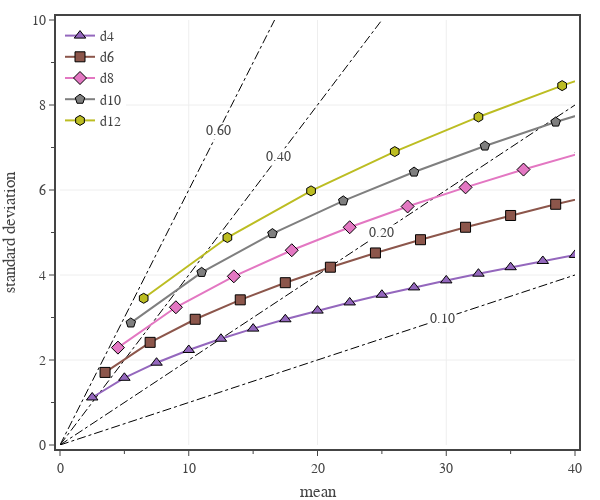

The notebook cell saved with this chart:
### Code cell
# average damage vs variance
# create figure
fig = go.Figure(
    layout=go.Layout(
        template=tfb.FIG_TEMPLATE,
        xaxis=dict(
            title_text='mean',
            range=[0, 40],
            tick0=0, dtick=10,
            minor=dict(tick0=0, dtick=5),
            showspikes=True,
            spikesnap='cursor',
            spikecolor='black', 
            spikethickness=1,
        ),
        yaxis=dict(
            title_text='standard deviation',
            range=[0, 10],
            tick0=0, dtick=2,
            minor=dict(tick0=0, dtick=1),
            showspikes=True,
            spikesnap='cursor',
            spikecolor='black', 
            spikethickness=1,
            #tickformat='0.1f',
        ),
        legend=dict(
            xanchor='left', yanchor='top',
            x=0.00, y=1.00,
            orientation='v',
            tracegroupgap=0,
        ),
    )
)

for cv in [0.1,0.2,0.4,0.6]:
    angle = np.arctan(cv)
    r = [0,15,32,60]
    text = [''] + 2*[f'{cv:.2f}'] + ['']
    b = 10
    a = 40
    rp = (np.array(r)/40)*a*b/np.sqrt((b*np.cos(angle))**2 + (a*np.sin(angle))**2)
    xp = rp*np.cos(angle)
    yp = rp*np.sin(angle)
    fig.add_trace(go.Scatter(
        x=xp, 
        y=yp,
        name=f'CV {cv:.2f}',
        mode='lines+text',
        line=dict(dash='dashdot', color='black', width=1),
        showlegend=False,
        hoverinfo='skip',
    ))
    fig.add_annotation(
        x=xp[2], 
        y=yp[2],
        showarrow=False,
        text=f'{cv:.2f}',
        bgcolor='white',
    )

for d, s in zip([4,6,8,10,12],['triangle-up','square','diamond','pentagon','hexagon']):
    x = []
    y = []
    t = []
    ht = []
    for n in range(1, 20):
        deq = f'{n}d{d}'
        roll = Dice_Roller(deq).value
        x.append(roll.mean())
        y.append(roll.sd())
        t.append(deq)
        ht.append(f'{deq}<br>mean {roll.mean():.2f}<br>std dev {roll.sd():.2f}<br>CV {roll.sd()/roll.mean():.2f}')

    fig.add_trace(go.Scatter(
        #x=np.array(roll.outcomes()), 
        #y=np.array(roll.probabilities()),
        x=x,
        y=y,
        name=f'd{d}',
        mode='markers+lines',
        hoverinfo='text',
        hovertext=ht,
        marker=dict(size=10, symbol=s, line=dict(width=1, color='black')),
    ))

# show figure
fig.update_layout(width=600, height=500)
fig.show(config=tfb.FIG_CONFIG)

# save figures
if SAVEFIGS:
    fig.update_layout(autosize=True, width=None, height=None)
    tfb.save_fig_html(fig, format='large', name=f'./fig-cv-die-sigma-vs-mean-large', style='aspect-ratio:600/500;')
    tfb.save_fig_html(fig, format='small', name=f'./fig-cv-die-sigma-vs-mean-small', style='aspect-ratio:600/500;')

### Figure 1 — Plotly figure (JSON) as saved in the notebook; plotly's stock layout.template omitted (floating-point values rounded to 4 significant figures)
{"data": [{"hoverinfo": "skip", "line": {"color": "black", "dash": "dashdot", "width": 1}, "mode": "lines+text", "name": "CV 0.10", "showlegend": false, "type": "scatter", "x": [0, 13.93, 29.71, 55.71], "y": [0, 1.393, 2.971, 5.571]}, {"hoverinfo": "skip", "line": {"color": "black", "dash": "dashdot", "width": 1}, "mode": "lines+text", "name": "CV 0.20", "showlegend": false, "type": "scatter", "x": [0, 11.71, 24.99, 46.85], "y": [0, 2.343, 4.998, 9.37]}, {"hoverinfo": "skip", "line": {"color": "black", "dash": "dashdot", "width": 1}, "mode": "lines+text", "name": "CV 0.40", "showlegend": false, "type": "scatter", "x": [0, 7.95, 16.96, 31.8], "y": [0, 3.18, 6.784, 12.72]}, {"hoverinfo": "skip", "line": {"color": "black", "dash": "dashdot", "width": 1}, "mode": "lines+text", "name": "CV 0.60", "showlegend": false, "type": "scatter", "x": [0, 5.769, 12.31, 23.08], "y": [0, 3.462, 7.385, 13.85]}, {"hoverinfo": "text", "hovertext": ["1d4<br>mean 2.50<br>std dev 1.12<br>CV 0.45", "2d4<br>mean 5.00<br>std dev 1.58<br>CV 0.32", "3d4<br>mean 7.50<br>std dev 1.94<br>CV 0.26", "4d4<br>mean 10.00<br>std dev 2.24<br>CV 0.22", "5d4<br>mean 12.50<br>std dev 2.50<br>CV 0.20", "6d4<br>mean 15.00<br>std dev 2.74<br>CV 0.18", "7d4<br>mean 17.50<br>std dev 2.96<br>CV 0.17", "8d4<br>mean 20.00<br>std dev 3.16<br>CV 0.16", "9d4<br>mean 22.50<br>std dev 3.35<br>CV 0.15", "10d4<br>mean 25.00<br>std dev 3.54<br>CV 0.14", "11d4<br>mean 27.50<br>std dev 3.71<br>CV 0.13", "12d4<br>mean 30.00<br>std dev 3.87<br>CV 0.13", "13d4<br>mean 32.50<br>std dev 4.03<br>CV 0.12", "14d4<br>mean 35.00<br>std dev 4.18<br>CV 0.12", "15d4<br>mean 37.50<br>std dev 4.33<br>CV 0.12", "16d4<br>mean 40.00<br>std dev 4.47<br>CV 0.11", "17d4<br>mean 42.50<br>std dev 4.61<br>CV 0.11", "18d4<br>mean 45.00<br>std dev 4.74<br>CV 0.11", "19d4<br>mean 47.50<br>std dev 4.87<br>CV 0.10"], "marker": {"line": {"color": "black", "width": 1}, "size": 10, "symbol": "triangle-up"}, "mode": "markers+lines", "name": "d4", "type": "scatter", "x": [2.5, 5, 7.5, 10, 12.5, 15, 17.5, 20, 22.5, 25, 27.5, 30, 32.5, 35, 37.5, 40, 42.5, 45, 47.5], "y": [1.118, 1.581, 1.936, 2.236, 2.5, 2.739, 2.958, 3.162, 3.354, 3.536, 3.708, 3.873, 4.031, 4.183, 4.33, 4.472, 4.61, 4.743, 4.873]}, {"hoverinfo": "text", "hovertext": ["1d6<br>mean 3.50<br>std dev 1.71<br>CV 0.49", "2d6<br>mean 7.00<br>std dev 2.42<br>CV 0.35", "3d6<br>mean 10.50<br>std dev 2.96<br>CV 0.28", "4d6<br>mean 14.00<br>std dev 3.42<br>CV 0.24", "5d6<br>mean 17.50<br>std dev 3.82<br>CV 0.22", "6d6<br>mean 21.00<br>std dev 4.18<br>CV 0.20", "7d6<br>mean 24.50<br>std dev 4.52<br>CV 0.18", "8d6<br>mean 28.00<br>std dev 4.83<br>CV 0.17", "9d6<br>mean 31.50<br>std dev 5.12<br>CV 0.16", "10d6<br>mean 35.00<br>std dev 5.40<br>CV 0.15", "11d6<br>mean 38.50<br>std dev 5.66<br>CV 0.15", "12d6<br>mean 42.00<br>std dev 5.92<br>CV 0.14", "13d6<br>mean 45.50<br>std dev 6.16<br>CV 0.14", "14d6<br>mean 49.00<br>std dev 6.39<br>CV 0.13", "15d6<br>mean 52.50<br>std dev 6.61<br>CV 0.13", "16d6<br>mean 56.00<br>std dev 6.83<br>CV 0.12", "17d6<br>mean 59.50<br>std dev 7.04<br>CV 0.12", "18d6<br>mean 63.00<br>std dev 7.25<br>CV 0.12", "19d6<br>mean 66.50<br>std dev 7.44<br>CV 0.11"], "marker": {"line": {"color": "black", "width": 1}, "size": 10, "symbol": "square"}, "mode": "markers+lines", "name": "d6", "type": "scatter", "x": [3.5, 7, 10.5, 14, 17.5, 21, 24.5, 28, 31.5, 35, 38.5, 42, 45.5, 49, 52.5, 56, 59.5, 63, 66.5], "y": [1.708, 2.415, 2.958, 3.416, 3.819, 4.183, 4.518, 4.83, 5.123, 5.401, 5.664, 5.916, 6.158, 6.39, 6.614, 6.831, 7.042, 7.246, 7.444]}, {"hoverinfo": "text", "hovertext": ["1d8<br>mean 4.50<br>std dev 2.29<br>CV 0.51", "2d8<br>mean 9.00<br>std dev 3.24<br>CV 0.36", "3d8<br>mean 13.50<br>std dev 3.97<br>CV 0.29", "4d8<br>mean 18.00<br>std dev 4.58<br>CV 0.25", "5d8<br>mean 22.50<br>std dev 5.12<br>CV 0.23", "6d8<br>mean 27.00<br>std dev 5.61<br>CV 0.21", "7d8<br>mean 31.50<br>std dev 6.06<br>CV 0.19", "8d8<br>mean 36.00<br>std dev 6.48<br>CV 0.18", "9d8<br>mean 40.50<br>std dev 6.87<br>CV 0.17", "10d8<br>mean 45.00<br>std dev 7.25<br>CV 0.16", "11d8<br>mean 49.50<br>std dev 7.60<br>CV 0.15", "12d8<br>mean 54.00<br>std dev 7.94<br>CV 0.15", "13d8<br>mean 58.50<br>std dev 8.26<br>CV 0.14", "14d8<br>mean 63.00<br>std dev 8.57<br>CV 0.14", "15d8<br>mean 67.50<br>std dev 8.87<br>CV 0.13", "16d8<br>mean 72.00<br>std dev 9.17<br>CV 0.13", "17d8<br>mean 76.50<br>std dev 9.45<br>CV 0.12", "18d8<br>mean 81.00<br>std dev 9.72<br>CV 0.12", "19d8<br>mean 85.50<br>std dev 9.99<br>CV 0.12"], "marker": {"line": {"color": "black", "width": 1}, "size": 10, "symbol": "diamond"}, "mode": "markers+lines", "name": "d8", "type": "scatter", "x": [4.5, 9, 13.5, 18, 22.5, 27, 31.5, 36, 40.5, 45, 49.5, 54, 58.5, 63, 67.5, 72, 76.5, 81, 85.5], "y": [2.291, 3.24, 3.969, 4.583, 5.123, 5.612, 6.062, 6.481, 6.874, 7.246, 7.599, 7.937, 8.261, 8.573, 8.874, 9.165, 9.447, 9.721, 9.987]}, {"hoverinfo": "text", "hovertext": ["1d10<br>mean 5.50<br>std dev 2.87<br>CV 0.52", "2d10<br>mean 11.00<br>std dev 4.06<br>CV 0.37", "3d10<br>mean 16.50<br>std dev 4.97<br>CV 0.30", "4d10<br>mean 22.00<br>std dev 5.74<br>CV 0.26", "5d10<br>mean 27.50<br>std dev 6.42<br>CV 0.23", "6d10<br>mean 33.00<br>std dev 7.04<br>CV 0.21", "7d10<br>mean 38.50<br>std dev 7.60<br>CV 0.20", "8d10<br>mean 44.00<br>std dev 8.12<br>CV 0.18", "9d10<br>mean 49.50<br>std dev 8.62<br>CV 0.17", "10d10<br>mean 55.00<br>std dev 9.08<br>CV 0.17", "11d10<br>mean 60.50<br>std dev 9.53<br>CV 0.16", "12d10<br>mean 66.00<br>std dev 9.95<br>CV 0.15", "13d10<br>mean 71.50<br>std dev 10.36<br>CV 0.14", "14d10<br>mean 77.00<br>std dev 10.75<br>CV 0.14", "15d10<br>mean 82.50<br>std dev 11.12<br>CV 0.13", "16d10<br>mean 88.00<br>std dev 11.49<br>CV 0.13", "17d10<br>mean 93.50<br>std dev 11.84<br>CV 0.13", "18d10<br>mean 99.00<br>std dev 12.19<br>CV 0.12", "19d10<br>mean 104.50<br>std dev 12.52<br>CV 0.12"], "marker": {"line": {"color": "black", "width": 1}, "size": 10, "symbol": "pentagon"}, "mode": "markers+lines", "name": "d10", "type": "scatter", "x": [5.5, 11, 16.5, 22, 27.5, 33, 38.5, 44, 49.5, 55, 60.5, 66, 71.5, 77, 82.5, 88, 93.5, 99, 104.5], "y": [2.872, 4.062, 4.975, 5.745, 6.423, 7.036, 7.599, 8.124, 8.617, 9.083, 9.526, 9.95, 10.36, 10.75, 11.12, 11.49, 11.84, 12.19, 12.52]}, {"hoverinfo": "text", "hovertext": ["1d12<br>mean 6.50<br>std dev 3.45<br>CV 0.53", "2d12<br>mean 13.00<br>std dev 4.88<br>CV 0.38", "3d12<br>mean 19.50<br>std dev 5.98<br>CV 0.31", "4d12<br>mean 26.00<br>std dev 6.90<br>CV 0.27", "5d12<br>mean 32.50<br>std dev 7.72<br>CV 0.24", "6d12<br>mean 39.00<br>std dev 8.46<br>CV 0.22", "7d12<br>mean 45.50<br>std dev 9.13<br>CV 0.20", "8d12<br>mean 52.00<br>std dev 9.76<br>CV 0.19", "9d12<br>mean 58.50<br>std dev 10.36<br>CV 0.18", "10d12<br>mean 65.00<br>std dev 10.92<br>CV 0.17", "11d12<br>mean 71.50<br>std dev 11.45<br>CV 0.16", "12d12<br>mean 78.00<br>std dev 11.96<br>CV 0.15", "13d12<br>mean 84.50<br>std dev 12.45<br>CV 0.15", "14d12<br>mean 91.00<br>std dev 12.92<br>CV 0.14", "15d12<br>mean 97.50<br>std dev 13.37<br>CV 0.14", "16d12<br>mean 104.00<br>std dev 13.81<br>CV 0.13", "17d12<br>mean 110.50<br>std dev 14.23<br>CV 0.13", "18d12<br>mean 117.00<br>std dev 14.65<br>CV 0.13", "19d12<br>mean 123.50<br>std dev 15.05<br>CV 0.12"], "marker": {"line": {"color": "black", "width": 1}, "size": 10, "symbol": "hexagon"}, "mode": "markers+lines", "name": "d12", "type": "scatter", "x": [6.5, 13, 19.5, 26, 32.5, 39, 45.5, 52, 58.5, 65, 71.5, 78, 84.5, 91, 97.5, 104, 110.5, 117, 123.5], "y": [3.452, 4.882, 5.979, 6.904, 7.719, 8.456, 9.133, 9.764, 10.36, 10.92, 11.45, 11.96, 12.45, 12.92, 13.37, 13.81, 14.23, 14.65, 15.05]}], "layout": {"annotations": [{"bgcolor": "white", "showarrow": false, "text": "0.10", "x": 29.71, "y": 2.971}, {"bgcolor": "white", "showarrow": false, "text": "0.20", "x": 24.99, "y": 4.998}, {"bgcolor": "white", "showarrow": false, "text": "0.40", "x": 16.96, "y": 6.784}, {"bgcolor": "white", "showarrow": false, "text": "0.60", "x": 12.31, "y": 7.385}], "height": 500, "legend": {"orientation": "v", "tracegroupgap": 0, "x": 0, "xanchor": "left", "y": 1, "yanchor": "top"}, "width": 600, "xaxis": {"dtick": 10, "minor": {"dtick": 5, "tick0": 0}, "range": [0, 40], "showspikes": true, "spikecolor": "black", "spikesnap": "cursor", "spikethickness": 1, "tick0": 0, "title": {"text": "mean"}}, "yaxis": {"dtick": 2, "minor": {"dtick": 1, "tick0": 0}, "range": [0, 10], "showspikes": true, "spikecolor": "black", "spikesnap": "cursor", "spikethickness": 1, "tick0": 0, "title": {"text": "standard deviation"}}}}
